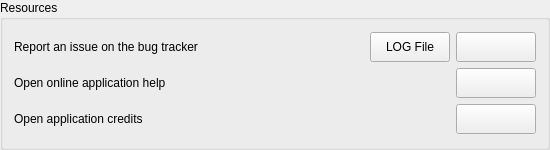
     <widget class="QGroupBox" name="grp_ressources">
      <property name="minimumSize">
       <size>
        <width>550</width>
        <height>150</height>
       </size>
      </property>
      <property name="maximumSize">
       <size>
        <width>600</width>
        <height>200</height>
       </size>
      </property>
      <property name="title">
       <string>Resources</string>
      </property>
      <layout class="QGridLayout" name="gridLayout_6">
       <item row="0" column="0">
        <layout class="QVBoxLayout" name="verticalLayout_12">
         <item>
          <layout class="QHBoxLayout" name="horizontalLayout_24">
           <item>
            <widget class="QLabel" name="lbl_report">
             <property name="font">
              <font>
               <weight>50</weight>
               <bold>false</bold>
              </font>
             </property>
             <property name="text">
              <string>Report an issue on the bug tracker</string>
             </property>
            </widget>
           </item>
           <item>
            <spacer name="horizontalSpacer_4">
             <property name="orientation">
              <enum>Qt::Horizontal</enum>
             </property>
             <property name="sizeHint" stdset="0">
              <size>
               <width>40</width>
               <height>20</height>
              </size>
             </property>
            </spacer>
           </item>
           <item>
            <widget class="QPushButton" name="btn_log_dir">
             <property name="minimumSize">
              <size>
               <width>80</width>
               <height>25</height>
              </size>
             </property>
             <property name="maximumSize">
              <size>
               <width>100</width>
               <height>30</height>
              </size>
             </property>
             <property name="cursor">
              <cursorShape>PointingHandCursor</cursorShape>
             </property>
             <property name="toolTip">
              <string>Get the log file: &quot;log_isogeo_isogeo2office.log&quot;</string>
             </property>
             <property name="autoFillBackground">
              <bool>true</bool>
             </property>
             <property name="text">
              <string>LOG File</string>
             </property>
             <property name="icon">
              <iconset>
               <normaloff>:/IsogeoToOffice/resources/settings/folder-open-o.svg</normaloff>:/IsogeoToOffice/resources/settings/folder-open-o.svg</iconset>
             </property>
            </widget>
           </item>
           <item>
            <widget class="QPushButton" name="btn_report">
             <property name="minimumSize">
              <size>
               <width>80</width>
               <height>25</height>
              </size>
             </property>
             <property name="maximumSize">
              <size>
               <width>100</width>
               <height>30</height>
              </size>
             </property>
             <property name="cursor">
              <cursorShape>PointingHandCursor</cursorShape>
             </property>
             <property name="autoFillBackground">
              <bool>true</bool>
             </property>
             <property name="text">
              <string/>
             </property>
             <property name="icon">
              <iconset resource="../../../resources.qrc">
               <normaloff>:/IsogeoToOffice/resources/settings/bullhorn.svg</normaloff>:/IsogeoToOffice/resources/settings/bullhorn.svg</iconset>
             </property>
            </widget>
           </item>
          </layout>
         </item>
         <item>
          <layout class="QHBoxLayout" name="horizontalLayout_23">
           <item>
            <widget class="QLabel" name="lbl_help">
             <property name="font">
              <font>
               <weight>50</weight>
               <bold>false</bold>
              </font>
             </property>
             <property name="text">
              <string>Open online application help</string>
             </property>
            </widget>
           </item>
           <item>
            <spacer name="horizontalSpacer_14">
             <property name="orientation">
              <enum>Qt::Horizontal</enum>
             </property>
             <property name="sizeHint" stdset="0">
              <size>
               <width>40</width>
               <height>20</height>
              </size>
             </property>
            </spacer>
           </item>
           <item>
            <widget class="QPushButton" name="btn_help">
             <property name="minimumSize">
              <size>
               <width>80</width>
               <height>25</height>
              </size>
             </property>
             <property name="maximumSize">
              <size>
               <width>100</width>
               <height>30</height>
              </size>
             </property>
             <property name="cursor">
              <cursorShape>PointingHandCursor</cursorShape>
             </property>
             <property name="toolTip">
              <string>Open online help in default browser</string>
             </property>
             <property name="autoFillBackground">
              <bool>true</bool>
             </property>
             <property name="text">
              <string/>
             </property>
             <property name="icon">
              <iconset resource="../../../resources.qrc">
               <normaloff>:/IsogeoToOffice/resources/settings/question.svg</normaloff>:/IsogeoToOffice/resources/settings/question.svg</iconset>
             </property>
            </widget>
           </item>
          </layout>
         </item>
         <item>
          <layout class="QHBoxLayout" name="horizontalLayout_22">
           <item>
            <widget class="QLabel" name="lbl_credits">
             <property name="font">
              <font>
               <weight>50</weight>
               <bold>false</bold>
              </font>
             </property>
             <property name="text">
              <string>Open application credits</string>
             </property>
            </widget>
           </item>
           <item>
            <spacer name="horizontalSpacer_15">
             <property name="orientation">
              <enum>Qt::Horizontal</enum>
             </property>
             <property name="sizeHint" stdset="0">
              <size>
               <width>40</width>
               <height>20</height>
              </size>
             </property>
            </spacer>
           </item>
           <item>
            <widget class="QPushButton" name="btn_credits">
             <property name="minimumSize">
              <size>
               <width>80</width>
               <height>25</height>
              </size>
             </property>
             <property name="maximumSize">
              <size>
               <width>100</width>
               <height>30</height>
              </size>
             </property>
             <property name="cursor">
              <cursorShape>PointingHandCursor</cursorShape>
             </property>
             <property name="toolTip">
              <string>Open credits popup</string>
             </property>
             <property name="text">
              <string/>
             </property>
             <property name="icon">
              <iconset resource="../../../resources.qrc">
               <normaloff>:/IsogeoToOffice/resources/settings/info.svg</normaloff>:/IsogeoToOffice/resources/settings/info.svg</iconset>
             </property>
            </widget>
           </item>
          </layout>
         </item>
        </layout>
       </item>
      </layout>
     </widget>
